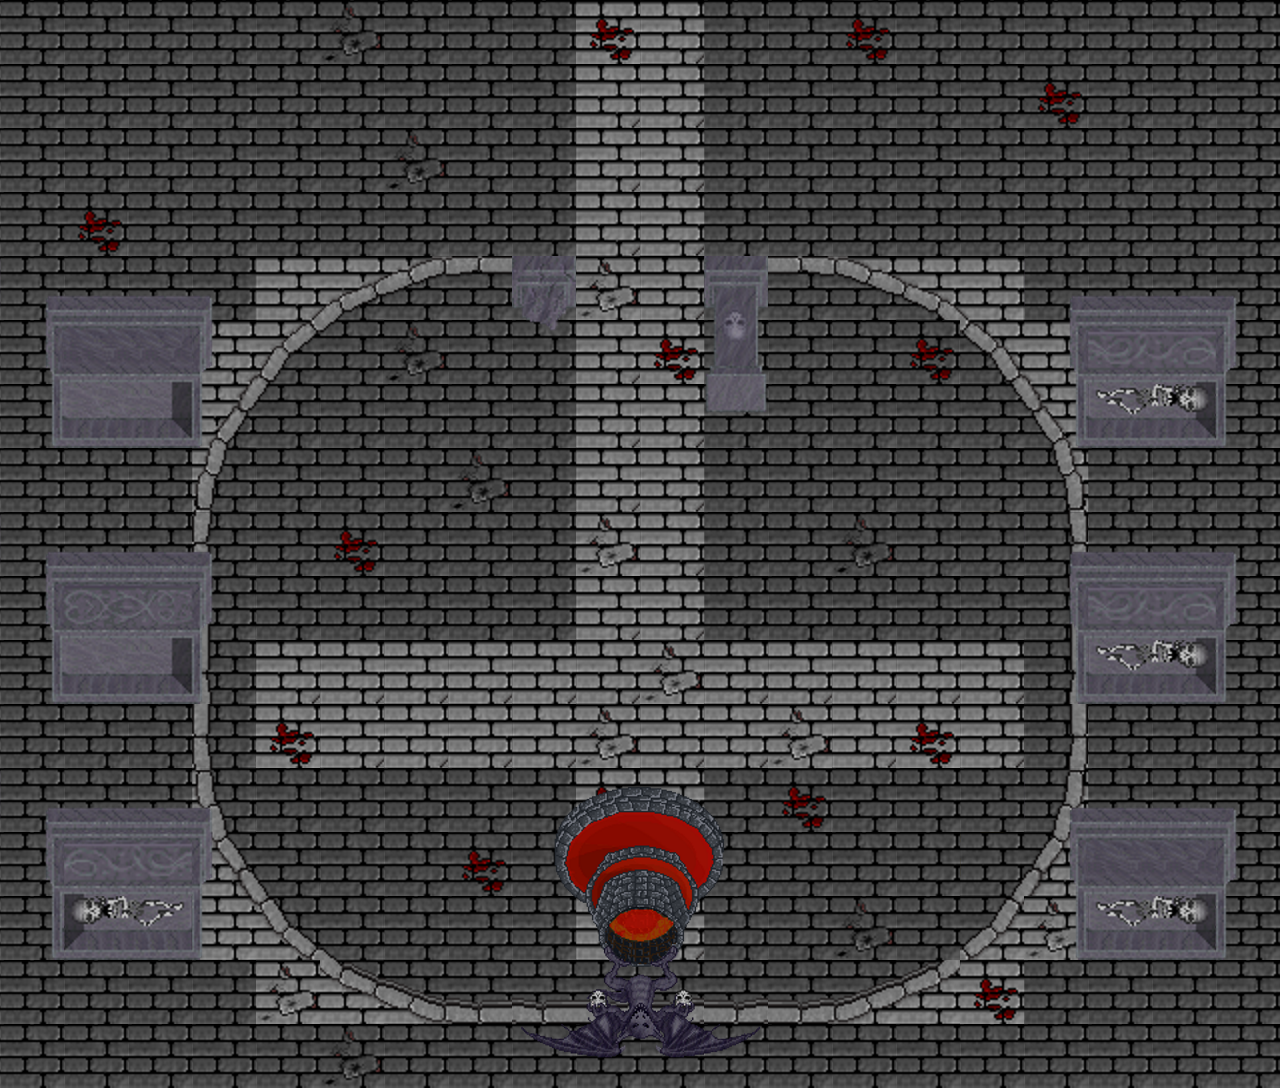

Tiled map render using the project's own tile images. Description and the map definition, with tile-layer contents summarised, below:
An orthogonal 20x17 tile map with 64x64 px tiles, 8 tile layers (Base, Cross, circleExtended, bloodAndCracks, ...).

<map version="1.2" tiledversion="1.2.5" orientation="orthogonal" renderorder="right-down" width="20" height="17" tilewidth="64" tileheight="64" infinite="0" nextlayerid="43" nextobjectid="18">
 <tileset firstgid="1" source="medusaTile.tsx" />
 <layer id="35" name="Base" width="20" height="17">
  <data>[340 cells, 340 non-empty, 1 distinct tile ids]</data>
 </layer>
 <layer id="36" name="Cross" width="20" height="17">
  <data>[340 cells, 55 non-empty, 1 distinct tile ids]</data>
 </layer>
 <layer id="37" name="circleExtended" width="20" height="17">
  <data>[340 cells, 69 non-empty, 59 distinct tile ids]</data>
 </layer>
 <layer id="38" name="bloodAndCracks" width="20" height="17">
  <data>[340 cells, 28 non-empty, 4 distinct tile ids]</data>
 </layer>
 <layer id="39" name="coffinDontCollide" width="20" height="17">
  <data>[340 cells, 72 non-empty, 20 distinct tile ids]</data>
 </layer>
 <layer id="42" name="coffinCollide" width="20" height="17">
  <data>[340 cells, 24 non-empty, 10 distinct tile ids]</data>
 </layer>
 <layer id="40" name="pillarCollide" width="20" height="17">
  <data>[340 cells, 5 non-empty, 5 distinct tile ids]</data>
 </layer>
 <layer id="41" name="fountainCollide" width="20" height="17">
  <data>[340 cells, 20 non-empty, 20 distinct tile ids]</data>
 </layer>
</map>
